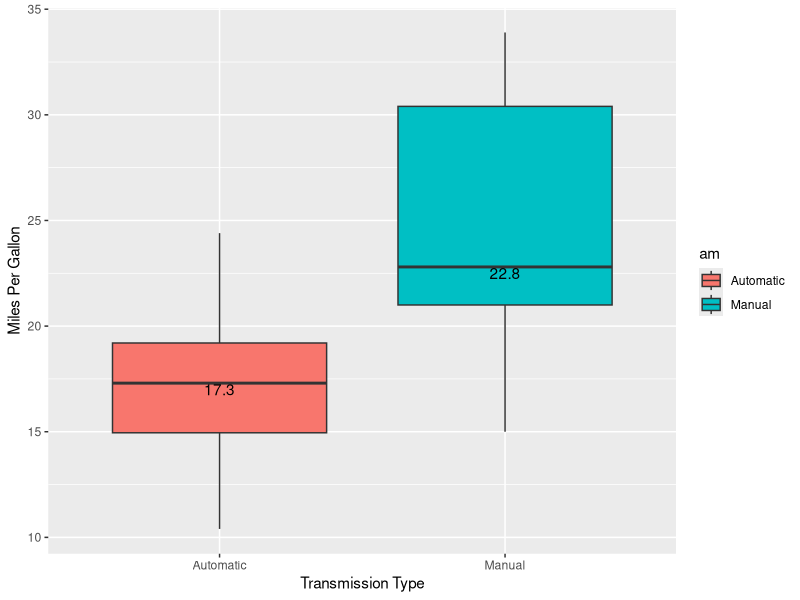
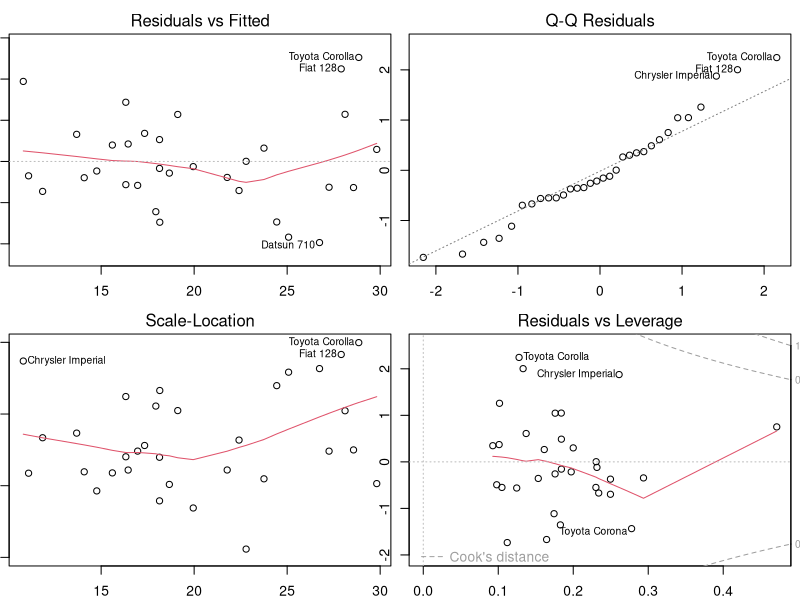

Write the R code that produced these figures, in order.
## ---- chunk 1

# Loading the data set
data("mtcars")
## ---- chunk 2

# Changing classes of variables to factor
mtcars$cyl <- factor(mtcars$cyl)
mtcars$vs <- factor(mtcars$vs)
mtcars$gear <- factor(mtcars$gear)
mtcars$carb <- factor(mtcars$carb)
mtcars$am <- factor(mtcars$am, labels = c("Automatic", "Manual"))

## ---- chunk 3
library(ggplot2)

means <- aggregate(mpg ~ am, mtcars, function(x) round(median(x),2))

# Boxplot of mpg vs. transmission type: Shown in Appendix
plot <- ggplot(mtcars, aes(am, mpg)) + 
  geom_boxplot(aes(fill = am)) + 
  xlab("Transmission Type") + ylab("Miles Per Gallon") + 
  geom_text(data = means, aes(label = mpg), vjust = 1)

## ---- chunk 4

init_model <- lm(mpg ~ ., data = mtcars)
best_model <- step(init_model, direction = "both", trace = FALSE)

# Summary of the model: Shown in appendix
summ <- summary(best_model)

## ---- chunk 5

t.test(mpg ~ am, data = mtcars)

## ---- chunk 6

# Structure of the data set
str(mtcars)

# Summary of the best model
summ

# Boxplot of Miles per Gallon vs. Transmission Type
plot

## ---- chunk 7

par(mfrow = c(2,2), mar = c(2,0.5,2,0.5)+0.05, oma = c(0,0,0,0))
plot(best_model)

